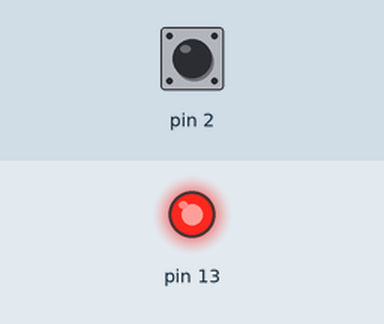
Bench run of a sketch on a simulated Arduino Uno, built with avr-gcc and run on an emulated ATmega328P. Parts: output pins drawn as LEDs (lit = HIGH). Dashed ring = blinking. The inputs (shaded band) are chosen by the test bench; at power-on: pin 2 HIGH.

Above: at 1.2 s.
1.3 s: pin 2 pulsed LOW 5 times (0.12 s each, 0.3 s apart)
At 1.87 s:
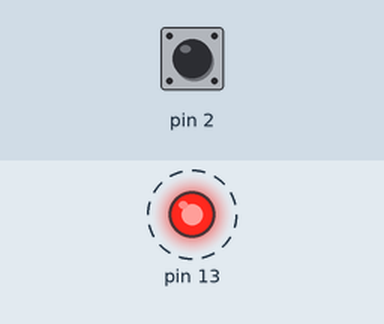
At 3.8 s:
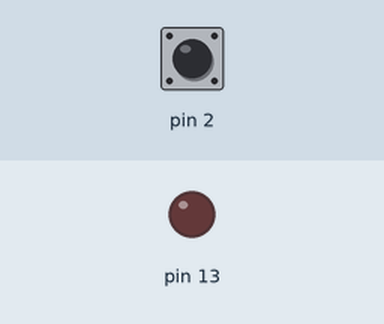
Timing chart, 0 to 5.3 s (numbered marks = the images above; inputs shaded):
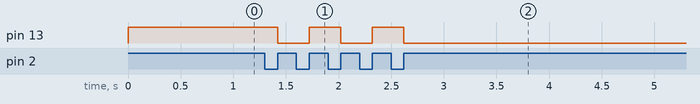

Measured:
- after the input at 1.3 s, pin 13: alternates HIGH for 0.30 s and LOW for 0.30 s, 5 changes in all, then stays LOW, starting after 0.12 s

The sketch:

sketch.ino
```cpp
int ledState = LOW;
int buttonState = LOW;
int previousButtonState = LOW;

void setup() {
  pinMode(2, INPUT);
  pinMode(13, OUTPUT);
}

void loop() {
  buttonState = digitalRead(2);

  if (buttonState == HIGH && previousButtonState == LOW) {
    ledState = (ledState == LOW) ? HIGH : LOW;
    digitalWrite(13, ledState);
    delay(200);
  }

  previousButtonState = buttonState;
}
```
